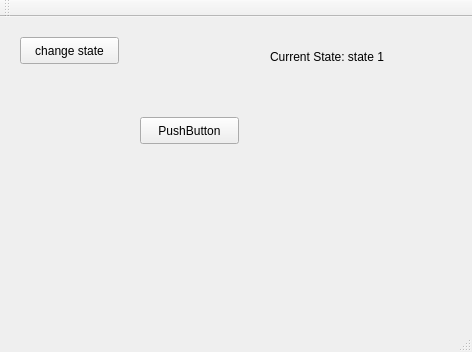
<?xml version="1.0" encoding="UTF-8"?>
<ui version="4.0">
 <class>MainWindow</class>
 <widget class="QMainWindow" name="MainWindow">
  <property name="geometry">
   <rect>
    <x>0</x>
    <y>0</y>
    <width>472</width>
    <height>352</height>
   </rect>
  </property>
  <property name="windowTitle">
   <string>MainWindow</string>
  </property>
  <widget class="QWidget" name="centralWidget">
   <widget class="QPushButton" name="changeState">
    <property name="geometry">
     <rect>
      <x>20</x>
      <y>20</y>
      <width>99</width>
      <height>27</height>
     </rect>
    </property>
    <property name="text">
     <string>change state</string>
    </property>
   </widget>
   <widget class="QPushButton" name="pushButton">
    <property name="geometry">
     <rect>
      <x>140</x>
      <y>100</y>
      <width>99</width>
      <height>27</height>
     </rect>
    </property>
    <property name="text">
     <string>PushButton</string>
    </property>
   </widget>
   <widget class="QLabel" name="stateLabel">
    <property name="geometry">
     <rect>
      <x>270</x>
      <y>30</y>
      <width>151</width>
      <height>20</height>
     </rect>
    </property>
    <property name="text">
     <string>Current State: state 1</string>
    </property>
   </widget>
  </widget>
  <widget class="QMenuBar" name="menuBar">
   <property name="geometry">
    <rect>
     <x>0</x>
     <y>0</y>
     <width>472</width>
     <height>25</height>
    </rect>
   </property>
  </widget>
  <widget class="QToolBar" name="mainToolBar">
   <attribute name="toolBarArea">
    <enum>TopToolBarArea</enum>
   </attribute>
   <attribute name="toolBarBreak">
    <bool>false</bool>
   </attribute>
  </widget>
  <widget class="QStatusBar" name="statusBar"/>
 </widget>
 <layoutdefault spacing="6" margin="11"/>
 <resources/>
 <connections/>
</ui>
